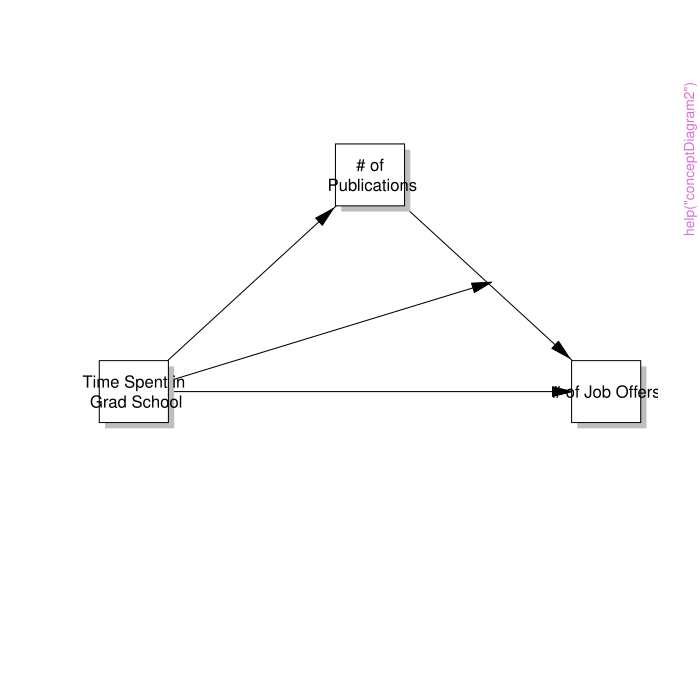

The R source for this figure:
pkgname <- "processR"
source(file.path(R.home("share"), "R", "examples-header.R"))
options(warn = 1)
library('processR')

base::assign(".oldSearch", base::search(), pos = 'CheckExEnv')
base::assign(".old_wd", base::getwd(), pos = 'CheckExEnv')
cleanEx()
nameEx("addCatVars")
### * addCatVars

flush(stderr()); flush(stdout())

### Name: addCatVars
### Title: Add dummy vars to data.frame
### Aliases: addCatVars

### ** Examples

mtcars1=addCatVars(mtcars,c("cyl","carb"))
mtcars1[c(3:5),]
mtcars2=addCatVars(mtcars,c("cyl","carb"),mode=3)
mtcars2[c(3:5),]
protest1=addCatVars(protest,"protest")
head(protest1)
iris1=addCatVars(iris,c("Species"),mode=3)
(iris1[c(1,51,101),])



cleanEx()
nameEx("addCovarEquation")
### * addCovarEquation

flush(stderr()); flush(stdout())

### Name: addCovarEquation
### Title: Add covariates to equation
### Aliases: addCovarEquation

### ** Examples

equation="M ~ X*W\nY ~ a1*M + C1*X"
covar=list(name=c("C1","C2","C3"),label=c("ese","sex","tenure"),site=list(c("M","Y"),"Y","Y"))
grouplabels=list(C1="e")
addCovarEquation(equation,covar=covar)
equation="M1 ~ a11*X\nM2 ~ a12*M"
covar=list(name=c("C1","C2","C3"),label=c("ese","sex","tenure"),site=list(c("M1","Y"),"M2","M2"))
addCovarEquation(equation,covar=covar,multipleMediator=TRUE)
addCovarEquation(equation,covar=covar)



cleanEx()
nameEx("addLabels")
### * addLabels

flush(stderr()); flush(stdout())

### Name: addLabels
### Title: add name to labels
### Aliases: addLabels

### ** Examples

labels=c(X="X",M="M",Y="Y")
addLabels(labels,"W","X")
addLabels(labels,"W","W")



cleanEx()
nameEx("adjustypos")
### * adjustypos

flush(stderr()); flush(stdout())

### Name: adjustypos
### Title: Adjust y position
### Aliases: adjustypos

### ** Examples

ypos=c(0.5,0.9,1,1,2,3)
adjustypos(ypos)
adjustypos(ypos,totalOnly=TRUE)



cleanEx()
nameEx("catMediation")
### * catMediation

flush(stderr()); flush(stdout())

### Name: catMediation
### Title: Make Mediation Equation with one categorical variable
### Aliases: catMediation

### ** Examples

labels=list(X="cyl",M="am",Y="mpg")
moderator=list(name=c("cyl","wt"),site=list(c("a","c"),c("c")))
covar=list(name=c("carb","disp"),label=c("carb","disp"),site=list(c("M","Y"),"Y","Y"))
cat(catMediation(labels=labels,data=mtcars))
cat(catMediation(X="am",Y="mpg",data=mtcars,moderator=moderator,covar=covar,maxylev=6))
cat(catMediation(X="am",Y="mpg",data=mtcars,moderator=moderator,covar=covar))
cat(catMediation(X="cyl",M="am",Y="mpg",data=mtcars))
cat(catMediation(X="cyl",M="am",Y="mpg",data=mtcars,moderator=moderator))
cat(catMediation(X="cyl",M="am",Y="mpg",data=mtcars,moderator=moderator))
cat(catMediation(X="am",M="hp",Y="mpg",data=mtcars,moderator=moderator,maxylev=6))
cat(catMediation(X="hp",M="am",Y="mpg",data=mtcars,maxylev=6))
cat(catMediation(X="am",M="hp",Y="mpg",data=mtcars,moderator=moderator,covar=covar))



cleanEx()
nameEx("changeLabelName")
### * changeLabelName

flush(stderr()); flush(stdout())

### Name: changeLabelName
### Title: Change Label Names
### Aliases: changeLabelName

### ** Examples

labels=list(X="frame:test",Mi="empathy",Y="intervention",W="frame",Z="test")
x=c("skeptic","test","empathy","skeptic:frame:test","D1:frame","frame:test")
changeLabelName(x,labels)
changeLabelName(x,labels,add=TRUE)
x=c("baby","milk","baby:milk")
labels=list(X="baby",M=c("wine","tent","sand"),Y="tile",W="milk")
changeLabelName(x,labels)



cleanEx()
nameEx("checkEqVars")
### * checkEqVars

flush(stderr()); flush(stdout())

### Name: checkEqVars
### Title: Check dependent variables in a equation
### Aliases: checkEqVars

### ** Examples

eq="M2~X+M+X+X*M*W"
checkEqVars(eq)
eq="Y~M+W+M:W+X+W+X:W"
checkEqVars(eq)



cleanEx()
nameEx("checkEquationVars")
### * checkEquationVars

flush(stderr()); flush(stdout())

### Name: checkEquationVars
### Title: Check dependent variables in equations
### Aliases: checkEquationVars

### ** Examples

equation="M1~X*M*W+W*Z\nM2~X+M1+X"
checkEquationVars(equation)



cleanEx()
nameEx("compareMC")
### * compareMC

flush(stderr()); flush(stdout())

### Name: compareMC
### Title: Compare effects of mean-centering and standardization of model
### Aliases: compareMC

### ** Examples

fit=lm(govact~negemot*age,data=glbwarm)
compareMC(fit)
compareMC(fit,mode=2)



cleanEx()
nameEx("compareVIF")
### * compareVIF

flush(stderr()); flush(stdout())

### Name: compareVIF
### Title: Compare correlation, tolerance, vif of mean-centered and
###   standardized models
### Aliases: compareVIF

### ** Examples

fit=lm(govact~negemot*age,data=glbwarm)
compareVIF(fit)



cleanEx()
nameEx("compareVIFTable")
### * compareVIFTable

flush(stderr()); flush(stdout())

### Name: compareVIFTable
### Title: Make table comparing correlation, tolerance, vif of
###   mean-centered and standardized models
### Aliases: compareVIFTable

### ** Examples

fit=lm(govact~negemot*age,data=glbwarm)
compareVIFTable(fit)
compareVIFTable(fit,vanilla=FALSE)



cleanEx()
nameEx("conceptDiagram2")
### * conceptDiagram2

flush(stderr()); flush(stdout())

### Name: conceptDiagram2
### Title: Make concept Diagram
### Aliases: conceptDiagram2

### ** Examples

labels=list(X="Time Spent in\n Grad School", M="# of\n Publications", Y="# of Job Offers")
conceptDiagram2(xb=TRUE,labels=labels)
moderator=list(name="Z1",label="Time Spent\n with Alex",pos=3,
    site=list(c("a","b","c")),latent=FALSE)
conceptDiagram2(moderator=moderator,labels=labels)
moderator=list(name=c("Z1","Z2"),label=c("Time Spent\n with Alex","Z2label"),pos=c(3,3),
    site=list(c("a","b","c"),c("b","c")),latent=c(FALSE,FALSE))
conceptDiagram2(moderator=moderator,labels=labels,yinterval=0.4)
covar=list(name=c("C1","C2"),label=c("sex","tenure"),site=list(c("Y"),c("Y")))
conceptDiagram2(M=NULL,moderator=list(name="M",pos=4,site=list("c"),latent=FALSE),covar=covar)
conceptDiagram2(covar=covar)



cleanEx()
nameEx("condPlot")
### * condPlot

flush(stderr()); flush(stdout())

### Name: condPlot
### Title: Draw conditional effect plot
### Aliases: condPlot

### ** Examples

fit=lm(justify~frame*skeptic,data=disaster)
condPlot(fit,rangemode=2,xpos=0.7,labels=c("Climate change(X=1)","Natural causes(X=0)"))



cleanEx()
nameEx("condPlot2")
### * condPlot2

flush(stderr()); flush(stdout())

### Name: condPlot2
### Title: Draw conditional plot for moderated moderation
### Aliases: condPlot2

### ** Examples

fit=lm(govact~negemot*sex*age+posemot+ideology,data=glbwarm)
condPlot2(fit)



cleanEx()
nameEx("condPlotCat")
### * condPlotCat

flush(stderr()); flush(stdout())

### Name: condPlotCat
### Title: Make conditional effect plot with data including a categorical
###   variable
### Aliases: condPlotCat

### ** Examples




cleanEx()
nameEx("condPlotCat2")
### * condPlotCat2

flush(stderr()); flush(stdout())

### Name: condPlotCat2
### Title: Draw direct and indirect effect plot
### Aliases: condPlotCat2

### ** Examples

library(lavaan)
labels=list(X="protest",W="sexism",M="respappr",Y="liking")
moderator=list(name="sexism",site=list(c("a","c")))
data1=addCatVars(protest,"protest",mode=3)
catlabels=c("Indirect: Protest\n   vs. No Protest",
      "Indirect: Collective\n       vs. Individual",
      "Direct: Protest\n vs. No Protest",
      "Direct: Collective\n      vs. Individual")
model=catMediation(X="protest",M="respappr",Y="liking",moderator=moderator,
       data=data1,maxylev=6,rangemode = 2)
semfit=sem(model=model,data=data1)
condPlotCat2(labels=labels,data=data1,semfit=semfit,catlabels=catlabels,
       xpos=c(0.7,0.3,0.3,0.7),add.point=TRUE)



cleanEx()
nameEx("densityPlot")
### * densityPlot

flush(stderr()); flush(stdout())

### Name: densityPlot
### Title: Draw Smoothed Kernel density plot
### Aliases: densityPlot

### ** Examples

require(lavaan)
labels=list(X="cond",M="pmi",Y="reaction")
model=tripleEquation(labels=labels)



cleanEx()
nameEx("divideEquation")
### * divideEquation

flush(stderr()); flush(stdout())

### Name: divideEquation
### Title: divide equation
### Aliases: divideEquation

### ** Examples

equation="(a1+a3*W)*(b)"
divideEquation(equation)



cleanEx()
nameEx("drawCatModel")
### * drawCatModel

flush(stderr()); flush(stdout())

### Name: drawCatModel
### Title: Draw statistical diagram including categorical X
### Aliases: drawCatModel

### ** Examples

drawCatModel(xcount=4)
drawCatModel(M="M",box.col="yellow")
drawCatModel(W="W",xlim=c(-0.08,1),ylim=c(0.13,0.95),ypos=c(1,0.55))
drawCatModel(M="M",W="W",xlim=c(-0.08,1),ylim=c(0.13,0.95),ypos=c(1,0.55))
drawCatModel(xcount=4,M="M",W="W",xlim=c(-0.08,1),ylim=c(0.13,0.95),ypos=c(1,0.55))



cleanEx()
nameEx("drawConcept")
### * drawConcept

flush(stderr()); flush(stdout())

### Name: drawConcept
### Title: Draw Concept Diagram
### Aliases: drawConcept

### ** Examples

labels=list(X="estress",M="affect",Y="withdraw")
vars=list(name=list(c("tenure","age")),site=list(c("a","b")))
moderator=list(name=c("age","sex"),site=list(c("c"),c("b","c")),pos=c(1,2),
     arr.pos=list(c(0.3),c(0.3,0.7)))
drawConcept(labels=labels)
drawConcept(labels=labels,vars=vars,drawbox=TRUE)
drawConcept(labels=labels,moderator=moderator,drawbox=TRUE)
drawConcept(labels=labels,vars=vars,moderator=moderator,drawbox=TRUE)
labels=list(X="X",M=c("M1","M2","M3"),Y="Y")
drawConcept(labels=labels,serial=TRUE)
drawConcept(labels=labels,parallel=TRUE,bmatrix=c(1,1,0,1,0,0,1,1,1,1))
drawConcept(labels=labels,parallel2=TRUE,bmatrix=c(1,1,0,1,0,0,1,1,1,1))
labels=list(X="baby",M=c("wine","tent","sand"),Y="tile")
bmatrix=c(1,1,0,1,0,0,1,1,1,1)
drawConcept(labels=labels,parallel=TRUE,bmatrix=bmatrix)
moderator=list(name=c("milk","hair"),
  matrix=list(c(1,1,0,1,0,0,0,0,0,0),c(0,0,0,0,0,0,0,1,0,0)))
drawConcept(labels=labels,parallel=TRUE,bmatrix=bmatrix,moderator=moderator)
bmatrix=c(1,1,0,0,1,1,1,1,0,1)
moderator=list(name=c("milk","hair"),
            matrix=list(c(1,0,0,0,1,0,1,0,0,0),c(1,1,0,0,0,0,0,0,0,0)),
            pos=c(1,4))
node.pos=list(X=c(0,0.5),M1=c(0.3,0.9),M2=c(0.3,0.1),M3=c(0.7,0.9),
Y=c(1,0.5),W1=c(0.7,0.1),W2=c(0,0.9))
drawConcept(labels=labels,bmatrix=bmatrix,moderator=moderator,node.pos=node.pos)
labels=list(X="baby",M=c("wine","tent","sand"),Y="tile")
vars=list(name=list(c("milk","hair")),matrix=list(c(1,0,0,0,0,0,1,0,0,0)),pos=2)
bmatrix=c(1,1,0,1,0,0,1,1,1,1)
drawConcept(labels=labels,parallel=TRUE,bmatrix=bmatrix,vars=vars)
labels=list(X="X",M=c("M1","M2"),Y="Y")
vars=list(name=list(c("W","Z")),matrix=list(c(0,0,1,0,0,0)),pos=6)
bmatrix=c(1,1,1,1,1,1)
drawConcept(labels=labels,bmatrix=bmatrix,vars=vars,palette="Set3")
labels=list(X="X",M="M",Y="Y")
vars=list(name=list(c("W","Z")),site=list(c("a","c")),arr.pos=list(c(0.7,0.3)))
moderator=list(name=c("V","Q"),site=list(c("b","c"),c("c")),
   pos=c(2,5),arr.pos=list(c(0.3,0.7),0.5))
drawConcept(labels=labels,vars=vars,moderator=moderator,nodemode=2)



cleanEx()
nameEx("drawModel")
### * drawModel

flush(stderr()); flush(stdout())

### Name: drawModel
### Title: Draw statistical diagram with an object of class lavaan or a
###   list of class lm
### Aliases: drawModel

### ** Examples

library(lavaan)
labels=list(X="frame",Y="donate")
drawModel(labels=labels)
drawModel(labels=labels,arrowslabels=list(c="c"))
labels=list(X="frame",W="skeptic",M="justify",Y="donate")
moderator=list(name="skeptic",site=list(c("a","c")))
model=tripleEquation(labels=labels,moderator=moderator,data=disaster)
semfit=sem(model=model,data=disaster)
drawModel(semfit,labels=labels,interactionFirst=TRUE)
labels=list(X="protest",W="sexism",M="respappr",Y="liking")
moderator=list(name="sexism",site=list(c("a","c")))
data1=addCatVars(protest,"protest",mode=3)
model=catMediation(X="protest",M="respappr",Y="liking",moderator=moderator,data=protest,maxylev=6)
semfit=sem(model,data=data1)
nodelabels=list(D1="Ind.Protest",D2="Col.Protest",W="sexism",M="respappr",Y="liking")
drawModel(semfit,labels=labels,nodelabels=nodelabels,whatLabel="name",
       xlim=c(-0.4,1.3))
drawModel(semfit,labels=labels)
labels=list(X="cyl",M=c("am","wt","hp"),Y="mpg",W="vs")
moderator=list(name=c("vs"),site=list(c("a1","b1")))
model=multipleMediation(labels=labels,moderator=moderator,data=mtcars)
semfit=sem(model=model,data=mtcars)
drawModel(semfit,labels=labels,maxypos=0.5)
labels=list(X="X",M=c("M1","M2","M3"),Y="Y")
nodelabels=c(X="Intervention\n(vs.control)",
   M=c("Restrained\nEating","Emotional\nEating","Perceived\nBarriers to\nExercise"),Y="Weight Loss")
drawModel(labels=labels,nodelabels=nodelabels,whatLabel="none",parallel=TRUE,
ylim=c(-0.3,1.2),label.pos=2)
labels=list(X="X",M=c("M1","M2","Mk-1","Mk"),Y="Y")
drawModel(labels=labels,parallel=TRUE,kmediator=TRUE,nodemode=2,
    arrow.pos=list(c=0.4),serial=FALSE,radx=0.08)
labels=list(X="cond",M=c("import","pmi"),Y="reaction")
drawModel(labels=labels,parallel=TRUE)
drawModel(labels=labels,parallel=TRUE,serial=TRUE)
model=multipleMediation(labels=labels,data=pmi,serial=TRUE)
model=multipleMediation(labels=labels,data=pmi)
cat(model)
semfit=sem(model=model,data=pmi)
drawModel(semfit,labels=labels,parallel=TRUE)
drawModel(semfit,labels=labels,whatLabel="est",parallel=TRUE)
labels=list(X="X",M=c("M1","M2"),Y="Y")
drawModel(labels=labels,serial=TRUE,nodemode=4)
labels=list(X="X",M=c("M1","M2","M3"),Y="Y")
drawModel(labels=labels,serial=TRUE)
equation='M1~X
M2~X+M1
M3~X+M1
Y~X+M1+M2+M3'
node.pos=list(X=c(0,0.5),M1=c(0.5,0.5),M2=c(0.75,0.9),M3=c(0.75,0.1),Y=c(1,0.5))
curved.arrow=list(a2=-0.1,a3=0.1,c=-0.15)
drawModel(equation=equation,nodemode=2,node.pos=node.pos,curved.arrow=curved.arrow)
equation='M1~X
M2~X
M3~X
M4~X+M1+M2+M3
Y~X+M1+M2+M3+M4'
node.pos=list(X=c(0,0.5),M1=c(0.35,0.9),M2=c(0.35,0.5),M3=c(0.35,0.1),M4=c(0.7,0.5),Y=c(1,0.5))
curved.arrow=list(a4=0.15,b2=0.15)
segment.arrow=list(c=0.5)
drawModel(equation=equation,nodemode=2,node.pos=node.pos,radx=0.08,curved.arrow=curved.arrow,
segment.arrow=segment.arrow)
labels=list(X="baby",M="wine",Y="tile")
moderator=list(name=c("milk"),site=list("a"))
covar=list(name=c("milk","tent","sand"),site=list(c("Y"),c("M","Y"),c("M","Y")))
drawModel(labels=labels,moderator=moderator,covar=covar,palette="Set3")



cleanEx()
nameEx("eq2var")
### * eq2var

flush(stderr()); flush(stdout())

### Name: eq2var
### Title: make data.frame with equation
### Aliases: eq2var

### ** Examples

labels=list(X="frame",M="justify",Y="donate",W="skeptic")
eq="donate~justify+frame+skeptic+frame:skeptic"
eq2var(eq,labels=labels)
eq="Y~M+W+M:W+X+X:W"
labels=list(X="X",M="M",Y="Y")
eq2var(eq,labels=labels)
eq="wine~baby+milk+baby:milk"
labels=list(X="baby",M=c("wine","tent","sand"),Y="tile",W="milk")
eq2var(eq,labels=labels)
eq="M3~X"
eq="Y~M1+M2+X"
labels=list(X="X",M=c("M1","M2"),Y="Y")
eq2var(eq,labels=labels)



cleanEx()
nameEx("equations2var")
### * equations2var

flush(stderr()); flush(stdout())

### Name: equations2var
### Title: make data.frame with equation
### Aliases: equations2var

### ** Examples

labels=list(X="frame",M="justify",Y="donate",W="skeptic")
moderator=list(name="skeptic",site=list(c("a","c")))
eq=multipleMediation(labels=labels,moderator=moderator,mode=1)
covar=list(name=c("C1","C2","C3"),site=list(c("M","Y"),c("M","Y"),c("M","Y")))
eq=multipleMediation(labels=labels,covar=covar,mode=1)
equations2var(eq,labels=labels)



cleanEx()
nameEx("extractIMM")
### * extractIMM

flush(stderr()); flush(stdout())

### Name: extractIMM
### Title: extract index of moderated mediation from string
### Aliases: extractIMM

### ** Examples

string="(a1+a3*age.mean)*(b1+b3*age.mean)"
string="(a1+a3*skeptic.mean)*(b1+b2*skeptic.mean+b4*Z.mean)"
string="(a1+a3*age.mean)*(b)"
string="(a1+a3*4.12)*(b)"
string="(a)*(b)"
extractIMM(string)



cleanEx()
nameEx("extractModerator")
### * extractModerator

flush(stderr()); flush(stdout())

### Name: extractModerator
### Title: Extract name of moderator from string
### Aliases: extractModerator

### ** Examples

string="(a1+a3*age.mean)*(b1+b3*age.mean)"
string="(a1+a3*age.mean)*(b)"
string="(a1+a3*4.12)*(b)"
string="(a)*(b)"
extractNumber(string)
extractModerator(string)



cleanEx()
nameEx("findName")
### * findName

flush(stderr()); flush(stdout())

### Name: findName
### Title: convert name with list
### Aliases: findName

### ** Examples

labels=list(X="wt",M="am",Y="mpg");name="MiX"
nodeslabels=list(X="weight",M="automatic",Y="milepergallon")
findName(labels=labels,nodeslabels=nodeslabels,name="MiX")
findName(labels=labels,name="MiX")
findName(labels=labels,nodeslabels=nodeslabels,name="M")
labels=list(X="GDPpp",M="Illit",Y="LifeEx")
nodeslabels=list(X="GDP\nper inhabitant",M="Illiteracy Rate",Y="Mean Life\nExpectation")
findName(labels=labels,name="Mi")
findName(labels=labels,nodeslabels=nodeslabels,name="Mi")
labels=list(X="GDPpp",Mi="Illit",Y="LifeEx")
nodeslabels=list(X="GDP\nper inhabitant",Mi="Illiteracy Rate",Y="Mean Life\nExpectation")
findName(labels=labels,name="M")
findName(labels=labels,nodeslabels=nodeslabels,name="M")
labels=list(X="cond",M=c("import","pmi"),Y="reaction")
findName(labels=labels,name="M1")



cleanEx()
nameEx("findNames")
### * findNames

flush(stderr()); flush(stdout())

### Name: findNames
### Title: convert a vector of names with list
### Aliases: findNames

### ** Examples

labels=list(X="wt",Mi="am",Y="mpg");names=c("X","MiX","Y")
findNames(labels,names=names)



cleanEx()
nameEx("fit2table")
### * fit2table

flush(stderr()); flush(stdout())

### Name: fit2table
### Title: Make estimateTable with a list of lm object
### Aliases: fit2table

### ** Examples

labels=list(X="frame",M="justify",Y="donate",W="skeptic")
moderator=list(name="skeptic",site=list(c("a","c")))
eq=tripleEquation(labels=labels,moderator=moderator,data=disaster,mode=1)
fit=eq2fit(eq,data=disaster)
fit2table(fit=fit,labels=labels)



cleanEx()
nameEx("fit2vif")
### * fit2vif

flush(stderr()); flush(stdout())

### Name: fit2vif
### Title: Summarizing correlation, tolerance and variance inflation
###   factors of a model
### Aliases: fit2vif

### ** Examples

fit=lm(govact~negemot*age,data=glbwarm)
fit2vif(fit)



cleanEx()
nameEx("get2ndIndirect")
### * get2ndIndirect

flush(stderr()); flush(stdout())

### Name: get2ndIndirect
### Title: get2ndIndirect effect
### Aliases: get2ndIndirect

### ** Examples

get2ndIndirect(X="X",M=c("M1","M2","M3"))



cleanEx()
nameEx("getBootData")
### * getBootData

flush(stderr()); flush(stdout())

### Name: getBootData
### Title: Get bootstrapped values
### Aliases: getBootData

### ** Examples

require(lavaan)
labels=list(X="cond",M="pmi",Y="reaction")
model=tripleEquation(labels=labels)



cleanEx()
nameEx("getCatSlopeDf")
### * getCatSlopeDf

flush(stderr()); flush(stdout())

### Name: getCatSlopeDf
### Title: Make data summarizing regression slopes and intercepts
### Aliases: getCatSlopeDf

### ** Examples

labels=list(X="protest",W="sexism",M="respappr",Y="liking")
getCatSlopeDf(labels=labels,yvar="M",data=protest,mode=3)
getCatSlopeDf(labels=labels,yvar="M",data=protest,mode=1)



cleanEx()
nameEx("getCoef")
### * getCoef

flush(stderr()); flush(stdout())

### Name: getCoef
### Title: Get coef summary table
### Aliases: getCoef

### ** Examples

fit=lm(mpg~hp*wt+am,data=mtcars)
getCoef(fit)



cleanEx()
nameEx("getHelmert")
### * getHelmert

flush(stderr()); flush(stdout())

### Name: getHelmert
### Title: Get Helmert Coding of column j of group with length of unique
###   values (count-1)
### Aliases: getHelmert

### ** Examples

x=c(1:4,4:2,2,3,5)
getHelmert(x,1)
getHelmert(mtcars$cyl,1)



cleanEx()
nameEx("getInfo")
### * getInfo

flush(stderr()); flush(stdout())

### Name: getInfo
### Title: Get information of a model
### Aliases: getInfo

### ** Examples

fit=lm(mpg~wt*hp,data=mtcars)
getInfo(fit)



cleanEx()
nameEx("getRatioTable")
### * getRatioTable

flush(stderr()); flush(stdout())

### Name: getRatioTable
### Title: Get coding table for dummy variables
### Aliases: getRatioTable

### ** Examples

getRatioTable(count=3)
getRatioTable(count=4,mode=3)



cleanEx()
nameEx("getYhat")
### * getYhat

flush(stderr()); flush(stdout())

### Name: getYhat
### Title: Get predicted value from object of class "lm"
### Aliases: getYhat

### ** Examples

iris1=addCatVars(iris,c("Species"))
iris3=addCatVars(iris,c("Species"),mode=3)
fit1=lm(Sepal.Length~Sepal.Width+D1+D2,data=iris1)
getYhat(fit1)
fit1=lm(Sepal.Length~D2*Sepal.Width+Sepal.Width*D1+Petal.Width,data=iris1)
getYhat(fit1)
fit3=lm(Sepal.Length~D2*Sepal.Width+Sepal.Width*D1+Petal.Width*D1+Petal.Width*D2,data=iris3)
getYhat(fit3,mode=3)



cleanEx()
nameEx("getYhat1")
### * getYhat1

flush(stderr()); flush(stdout())

### Name: getYhat1
### Title: Get Yhat value from simple mediation
### Aliases: getYhat1

### ** Examples

data=protest
labels=list(X="protest",M="respappr",Y="liking")
getYhat1(data=protest,labels=labels)



cleanEx()
nameEx("interactStr")
### * interactStr

flush(stderr()); flush(stdout())

### Name: interactStr
### Title: make interaction equation
### Aliases: interactStr

### ** Examples

interactStr(LETTERS[1])
interactStr(LETTERS[1:3])
interactStr(LETTERS[1:3],skip=TRUE)



cleanEx()
nameEx("jnPlot")
### * jnPlot

flush(stderr()); flush(stdout())

### Name: jnPlot
### Title: Draw johnson_neyman plot
### Aliases: jnPlot

### ** Examples

fit=lm(mpg~hp*wt,data=mtcars)
jnPlot(fit)



cleanEx()
nameEx("label2name")
### * label2name

flush(stderr()); flush(stdout())

### Name: label2name
### Title: Change label into name
### Aliases: label2name

### ** Examples

label="X:W:Z"
labels=list(X="dep",W="mod",Z="mod2")
label2name(label,labels)



cleanEx()
nameEx("labels2table")
### * labels2table

flush(stderr()); flush(stdout())

### Name: labels2table
### Title: Make table with labels
### Aliases: labels2table

### ** Examples

labels=list(X="frame",M="justify",Y="donate",W="skeptic")
moderator=list(name="skeptic",site=list(c("a","c")))
covar=list(name=c("C1","C2","C3"),site=list(c("M","Y"),c("M","Y"),c("M","Y")))
labels=list(X="X",M=c("M1","M2","M3"),Y="Y")
labels=list(X="X",M=c("M1","M2"),Y="Y")
moderator=list();serial=FALSE;eq=NULL
labels2table(labels)
labels2table(labels,serial=FALSE)
labels2table(labels,covar=covar)
labels2table(labels,moderator=moderator)
labels=list(X="X",M="M",Y="Y")
moderator=list(name=c("W"),site=list(c("b","c")))
labels2table(labels,moderator=moderator)
labels=list(X="baby",M="wine",Y="tile")
moderator=list(name=c("milk"),site=list("a"))
covar=list(name=c("milk","tent","sand"),site=list(c("Y"),c("M","Y"),c("M","Y")))
labels2table(labels,moderator=moderator,covar=covar,serial=FALSE)



cleanEx()
nameEx("makeAnovaDf")
### * makeAnovaDf

flush(stderr()); flush(stdout())

### Name: makeAnovaDf
### Title: Make data summarizing ANOVA results
### Aliases: makeAnovaDf

### ** Examples

labels=list(X="protest",W="sexism",M="respappr",Y="liking")
makeAnovaDf(labels=labels,data=protest,total=TRUE,mode=3)



cleanEx()
nameEx("makeCEDf")
### * makeCEDf

flush(stderr()); flush(stdout())

### Name: makeCEDf
### Title: Make data summarizing conditional effects
### Aliases: makeCEDf

### ** Examples

labels=list(X="protest",W="sexism",M="respappr",Y="liking")
data1=addCatVars(protest,varnames="protest",mode=1)
makeCEDf(labels=labels,data=protest,mode=1)



cleanEx()
nameEx("makeCatEquation")
### * makeCatEquation

flush(stderr()); flush(stdout())

### Name: makeCatEquation
### Title: Make equation for sem and lm for categorical variables
### Aliases: makeCatEquation

### ** Examples

makeCatEquation(X="wt",Y="mpg",data=mtcars)
makeCatEquation(X="wt",Y="mpg",W="cyl",data=mtcars)
makeCatEquation(X="wt",Y="mpg",W=c("cyl","hp"),data=mtcars)
grouplabels=list(carb="f")
makeCatEquation(X="carb",Y="mpg",W=c("cyl","hp"),data=mtcars,maxylev=6)
makeCatEquation(X="carb",Y="mpg",W=c("cyl","hp"),data=mtcars)
cat(makeCatEquation(X="wt",Y="carb",W=c("am","hp"),data=mtcars,maxylev=6,grouplabels=grouplabels))



cleanEx()
nameEx("makeCatEquation2")
### * makeCatEquation2

flush(stderr()); flush(stdout())

### Name: makeCatEquation2
### Title: Make equation for sem and lm for multiple X or multiple Y
### Aliases: makeCatEquation2

### ** Examples

makeCatEquation2(X="wt",Y="mpg")
makeCatEquation2(X="wt",Y="mpg",W="cyl")
makeCatEquation2(X="wt",Y=c("cyl","am"),prefix="a")
makeCatEquation2(X="wt",Y=c("hp","vs"),W="cyl",prefix="a")
makeCatEquation2(X="wt",Y=c("hp","vs"),W=c("cyl","am"),prefix="a",pos=list(1,2))
makeCatEquation2(X="wt",Y=c("hp","vs"),W=c("cyl"),prefix="a",pos=list(1))
makeCatEquation2(X="wt",Y=c("hp","vs"),W=c("cyl"),prefix="a",pos=list(c(1,2)))
makeCatEquation2(X=c("hp","vs"),Y="mpg",W=c("cyl"),prefix="b",pos=list(c(1)))
makeCatEquation2(X=c("hp","vs"),Y="mpg",W=c("cyl"),prefix="b")
makeCatEquation2(X=c("hp","vs"),Y="mpg",W=c("cyl"),prefix="b",pos=list(c(1,2)))
cat(makeCatEquation2(X="wt",Y="carb",W=c("am","hp")))
cat(makeCatEquation2(X="X",Y=c("M1","M2","M3"),W=NULL,prefix="a",serial=TRUE))
cat(makeCatEquation2(X="X",Y=c("M1","M2","M3"),W=NULL,prefix="a"))
cat(makeCatEquation2(X="X",Y=c("M1","M2"),prefix="a",mode=1,serial=TRUE))



cleanEx()
nameEx("makeCatEquation3")
### * makeCatEquation3

flush(stderr()); flush(stdout())

### Name: makeCatEquation3
### Title: Make equation for sem and lm for multiple X or multiple Y
### Aliases: makeCatEquation3

### ** Examples

cat(makeCatEquation3(X="X",Y=c("M1","M2","M3"),prefix="a",bmatrix=c(1,1,0,1,0,0,1,1,1,1)))
cat(makeCatEquation3(X="X",Y=c("M1","M2","M3"),prefix="a",bmatrix=c(1,1,0,1,0,1,1,1,1,1)))
cat(makeCatEquation3(X="X",Y=c("M1","M2","M3"),prefix="a",bmatrix=c(1,1,0,1,1,0,1,1,1,1)))
cat(makeCatEquation3(X="X",Y=c("M1","M2","M3"),prefix="a",bmatrix=c(1,1,1,1,1,1,1,1,1,1)))
cat(makeCatEquation3(X=c("M1","M2","M3"),Y="Y",prefix="a",bmatrix=c(1,1,1,1,1,1,1,1,1,1),depy=TRUE))
cat(makeCatEquation3(X="X",Y="Y",prefix="a",bmatrix=c(1,1,1,1,1,1,1,1,1,1),depy=TRUE,depx=TRUE))
cat(makeCatEquation3(X="X",Y="Y",prefix="a",bmatrix=c(1,1,1,1,1,1,0,1,1,1),depy=TRUE,depx=TRUE))
cat(makeCatEquation3(X=c("M1","M2"),Y="Y",prefix="a",bmatrix=c(1,1,1,1,0,1),depy=TRUE))
cat(makeCatEquation3(X=c("M1","M2"),Y="Y",prefix="a",bmatrix=c(1,1,1,1,1,0),depy=TRUE))
cat(makeCatEquation3(X="X",Y=c("M1","M2"),prefix="a",bmatrix=c(1,1,1,0,0,1),depy=FALSE))
cat(makeCatEquation3(X="X",Y=c("M1","M2"),W="W",prefix="a",bmatrix=c(1,1,1,1,1,1),depy=FALSE,
  moderator=list(name="W",matrix=list(c(0,0,1,0,0,0)))))
cat(makeCatEquation3(X=c("M1","M2"),Y="Y",prefix="a",bmatrix=c(1,1,1,1,0,1),depy=TRUE))
cat(makeCatEquation3(X=c("M1","M2"),Y="Y",W="W",pos=list(c(1,2)),prefix="a",
  bmatrix=c(1,1,1,1,0,1),depy=TRUE))
cat(makeCatEquation3(X=c("M1","M2"),Y="Y",W="W",
  moderator=list(name="W",matrix=list(c(0,0,0,0,1,1))),bmatrix=c(1,1,1,1,1,1),depy=TRUE))
vars=list(name=list(c("W","Z")),matrix=list(c(0,0,1,0,0,0)))
cat(makeCatEquation3(X="X",Y=c("M1","M2"),bmatrix=c(1,1,1,1,1,0),vars=vars,depy=FALSE,depx=TRUE))



cleanEx()
nameEx("makeCatModel")
### * makeCatModel

flush(stderr()); flush(stdout())

### Name: makeCatModel
### Title: Make simple regression model with one categorical variable
### Aliases: makeCatModel

### ** Examples

labels=list(X="protest",W="sexism",M="respappr",Y="liking")
data1=addCatVars(protest,"protest")
makeCatModel(labels=labels,data=data1)



cleanEx()
nameEx("makeEquation")
### * makeEquation

flush(stderr()); flush(stdout())

### Name: makeEquation
### Title: Make mediation equations 3
### Aliases: makeEquation

### ** Examples

X="X";M=c("M1","M2","M3");Y=c("Y1","Y2");add2ndMediation=TRUE
covar=list(name=c("C1","C2","C3"),label=c("ese","sex","tenure"),site=list(c("M1","Y1"),"Y2","Y2"))
cat(makeEquation(X,M,Y,covar=covar))



cleanEx()
nameEx("makeIndirectEquation")
### * makeIndirectEquation

flush(stderr()); flush(stdout())

### Name: makeIndirectEquation
### Title: Make indirect equation
### Aliases: makeIndirectEquation

### ** Examples

X="negemot";M="ideology"
temp1=c("a1*negemot","a2*sex","a4*negemot*sex","a5*negemot*age","a6*sex*age")
temp2="b1*ideology"
temp3="c1*negemot"
moderatorNames=c("age","sex")
X= "hp";M= "am"
temp1= c("a1*hp","a2*wt","a3*hp:wt")
temp2= "b1*am"
temp3= c("c1*hp","c2*wt","c3*hp:wt")
#moderatorNames=c("wt")
#X= c("d1","d2");M="am"
#temp1=c("a1*d1","a2*d2","a3*wt","a4*d1:wt","a5*d2:wt")
#temp2="b1*am"
#temp3=c("c1*d1","c2*d2","c3*wt","c4*d1:wt","c5*d2:wt")
cat(makeIndirectEquation(X,M,temp1,temp2,temp3,moderatorNames))
cat(makeIndirectEquation(X,M,temp1,temp2,temp3,moderatorNames,range=TRUE))
X="wt";M=NULL;temp1=NULL;temp2=NULL;temp3=c("c1*wt","c2*hp","c3*wt:hp");
moderatorNames="hp";range=TRUE;rangemode=1;probs=c(0.16,0.5,0.84)
cat(makeIndirectEquation(X,M,temp1,temp2,temp3,moderatorNames,range=TRUE))
X="frame:skeptic"; M="justify";temp1="a1*frame:skeptic";
temp2="b1*justify";temp3="c1*frame:skeptic";moderatorNames=NULL
range=TRUE;rangemode=1



cleanEx()
nameEx("matrix2df")
### * matrix2df

flush(stderr()); flush(stdout())

### Name: matrix2df
### Title: Make data.frame with matrix
### Aliases: matrix2df

### ** Examples

labels=list(X="indep",M=c("med1","med2"),Y="dep")
matrix2df(c(1,1,1,0,0,1),labels=labels)



cleanEx()
nameEx("matrix2no")
### * matrix2no

flush(stderr()); flush(stdout())

### Name: matrix2no
### Title: Calculate the dimension of matrix
### Aliases: matrix2no

### ** Examples

matrix2no(c(1,1,1,0,0,1))



cleanEx()
nameEx("matrixPlot")
### * matrixPlot

flush(stderr()); flush(stdout())

### Name: matrixPlot
### Title: Draw matrix plot
### Aliases: matrixPlot

### ** Examples

matrixPlot(c(1,1,1))
labels=list(X="X",M=c("M1","M2"),Y="Y")
bmatrix=c(1,1,1,0,0,1)
eq=multipleMediation(labels=labels,bmatrix=bmatrix,mode=1)
drawModel(equation=eq,labels=labels,nodemode=2)
matrixPlot(bmatrix)
bmatrix=c(1,1,0,1,0,0,1,1,1,1)
matrixPlot(c(1,1,0,1,0,0,1,1,1,1))
labels=list(X="X",M=c("M1","M2","M3"),Y="Y")
eq=multipleMediation(labels=labels,bmatrix=bmatrix,mode=1)
drawModel(equation=eq,labels=labels,parallel=TRUE,nodemode=2)
labels=list(X="indep",M=c("med1","med2"),Y="dep")
matrixPlot(c(1,1,1,0,0,1),labels=labels)



cleanEx()
nameEx("meanCentering")
### * meanCentering

flush(stderr()); flush(stdout())

### Name: meanCentering
### Title: Perform mean centering
### Aliases: meanCentering

### ** Examples

library(processR)
newData=meanCentering(education,colnames(education)[1:3])



cleanEx()
nameEx("meanSummary")
### * meanSummary

flush(stderr()); flush(stdout())

### Name: meanSummary
### Title: Make mean summary table
### Aliases: meanSummary

### ** Examples

labels=list(X="cond",Y="reaction",M="pmi")
xlabels=c("Front Page","Interior Page")
meanSummary(data=pmi,labels=labels,xlabels=xlabels)
labels=list(X="frame",Y="justify",W="skeptic")
xlabels=c("Natural causes condition","Climate change condition")
meanSummary(data=disaster,labels=labels,xlabels=xlabels)
labels=list(X="protest",Y="liking",M="respappr")
meanSummary(data=protest,labels=labels)
meanSummary(data=protest,labels=labels,maxylev=2)



cleanEx()
nameEx("meanSummaryTable")
### * meanSummaryTable

flush(stderr()); flush(stdout())

### Name: meanSummaryTable
### Title: Make mean summary table
### Aliases: meanSummaryTable

### ** Examples

labels=list(X="cond",Y="reaction",M="pmi")
xlabels=c("Front Page","Interior Page")
meanSummaryTable(data=pmi,labels=labels,xlabels=xlabels)
labels=list(X="frame",Y="justify",W="skeptic")
xlabels=c("Natural causes condition","Climate change condition")
meanSummaryTable(data=disaster,labels=labels,xlabels=xlabels)



cleanEx()
nameEx("medSummary")
### * medSummary

flush(stderr()); flush(stdout())

### Name: medSummary
### Title: Summarize the mediation effects
### Aliases: medSummary

### ** Examples

library(lavaan)
labels=list(X="cond",M="pmi",Y="reaction")
model=tripleEquation(labels=labels)



cleanEx()
nameEx("mediationBK")
### * mediationBK

flush(stderr()); flush(stdout())

### Name: mediationBK
### Title: Perform mediation analysis by Baron and Kenny Method
### Aliases: mediationBK

### ** Examples

labels=list(X="cond",M="pmi",Y="reaction")
result=mediationBK(labels=labels,data=pmi,silent=FALSE)
result



cleanEx()
nameEx("modSummary")
### * modSummary

flush(stderr()); flush(stdout())

### Name: modSummary
### Title: Make moderation effect summary
### Aliases: modSummary

### ** Examples

require(lavaan)
labels=list(X="frame",W="skeptic",M="justify",Y="donate")
moderator=list(name='skeptic',site=list(c("a")))
model=tripleEquation(labels=labels,moderator=moderator,data=disaster,rangemode=2)
cat(model)



cleanEx()
nameEx("modSummary2")
### * modSummary2

flush(stderr()); flush(stdout())

### Name: modSummary2
### Title: Make table summarizing moderation effect
### Aliases: modSummary2

### ** Examples

labels=list(X="negemot",W="sex",Z="age",Y="govact",C1="posemot",C2="ideology")
fit=lm(govact~negemot*sex+negemot*age+posemot+ideology,data=glbwarm)
modSummary2(fit,rangemode=2,mod2.values=c(30,50,70),summarymode=2)
modSummary2(fit,mod2.values=c(30,50,70),summarymode=1,labels=labels)
labels=list(X="frame",W="skeptic",Y="justify")
fit=lm(justify~frame*skeptic,data=disaster)
modSummary2(fit,labels=labels)



cleanEx()
nameEx("modSummary2Table")
### * modSummary2Table

flush(stderr()); flush(stdout())

### Name: modSummary2Table
### Title: Make flextable summarizing moderation effect
### Aliases: modSummary2Table

### ** Examples

fit=lm(govact~negemot*sex+negemot*age+posemot+ideology,data=glbwarm)
modSummary2Table(fit)



cleanEx()
nameEx("modSummary3")
### * modSummary3

flush(stderr()); flush(stdout())

### Name: modSummary3
### Title: Summary of moderation effect
### Aliases: modSummary3

### ** Examples

fit=lm(govact~negemot*sex+negemot*age+posemot+ideology,data=glbwarm)
modSummary3(fit,mod2.values=c(30,50,70))
fit1=lm(govact~negemot*sex*age+posemot+ideology,data=glbwarm)
modSummary3(fit1,rangemode=1)
fit=lm(mpg~hp*wt,data=mtcars)
modSummary3(fit)



cleanEx()
nameEx("modSummary3Table")
### * modSummary3Table

flush(stderr()); flush(stdout())

### Name: modSummary3Table
### Title: Make flextable summarizing moderation effect
### Aliases: modSummary3Table

### ** Examples

fit=lm(govact~negemot*sex+negemot*age+posemot+ideology,data=glbwarm)
modSummary3Table(fit,mod2.values=c(30,50,70))



cleanEx()
nameEx("modelsSummary")
### * modelsSummary

flush(stderr()); flush(stdout())

### Name: modelsSummary
### Title: Make Summary for Model Coefficients
### Aliases: modelsSummary

### ** Examples

fit1=lm(mpg~wt,data=mtcars)
fit2=lm(mpg~wt*hp*am,data=mtcars)
fit=list(fit1,fit2)
labels=list(Y="mpg",X="wt",W="hp",Z="am")
modelsSummary(fit,labels=labels)
labels=list(Y="withdraw",M="affect",X="estress")
covar=list(name=c("ese","sex","age"),site=list(c("M","Y"),c("M","Y"),c("M","Y")))
modelsSummary(labels=labels,covar=covar,data=estress)
labels=list(X="dysfunc",M="negtone",W="negexp",Y="perform")
moderator=list(name="negexp",site=list(c("a","b","c")))
eq=tripleEquation(labels=labels,moderator=moderator,data=teams,mode=1)
fit=eq2fit(eq,data=teams)
modelsSummary(fit,labels=labels)
labels=list(X="cond",M="pmi",Y="reaction")
modelsSummary(labels=labels,data=pmi)



cleanEx()
nameEx("modelsSummary2")
### * modelsSummary2

flush(stderr()); flush(stdout())

### Name: modelsSummary2
### Title: Make Summary for Model Coefficients
### Aliases: modelsSummary2

### ** Examples

fit1=lm(mpg~wt,data=mtcars)
fit2=lm(mpg~wt*hp*vs+am,data=mtcars)
labels=list(Y="mpg",X="wt",W="hp",Z="vs")
fit=list(fit1,fit2)
modelsSummary2(fit,labels=labels)
modelsSummary2(fit,labels=labels,prefix=c("c","b"),autoPrefix=FALSE)
modelsSummary2(fit1)



cleanEx()
nameEx("modelsSummaryTable")
### * modelsSummaryTable

flush(stderr()); flush(stdout())

### Name: modelsSummaryTable
### Title: Make Summary Table for Model Coefficients
### Aliases: modelsSummaryTable

### ** Examples




cleanEx()
nameEx("moderator2df")
### * moderator2df

flush(stderr()); flush(stdout())

### Name: moderator2df
### Title: Make data.frame from a list of moderator
### Aliases: moderator2df

### ** Examples

moderator=list(name=c("milk","hair"),matrix=list(c(1,1,0,1,0,0,0,0,0,0)
   ,c(0,0,0,0,0,0,0,1,0,0)))
moderator2df(moderator)



cleanEx()
nameEx("modmedEquation")
### * modmedEquation

flush(stderr()); flush(stdout())

### Name: modmedEquation
### Title: Make moderated mediation equation
### Aliases: modmedEquation

### ** Examples

X="X";Y="Y"
moderator=list(name=c("Z"),site=list(c("a","c")))
cat(modmedEquation(X=X,Y=Y,moderator=moderator,range=TRUE))
X="X";M="M";Y="Y"
cat(modmedEquation(X=X,M=M,Y=Y,range=TRUE))
X="X";M="M";Y="Y"
moderator=list(name=c("Z"),site=list(c("a","c")))
cat(modmedEquation(X=X,M=M,Y=Y,moderator=moderator,range=TRUE))
X="X";M="M";Y="Y";labels=NULL;range=FALSE
moderator=list(name=c("X"),site=list(c("b")))
cat(modmedEquation(X=X,M=M,Y=Y,moderator=moderator,range=FALSE))
X="X";Y="Y"
moderator=list(name=c("Z"),site=list(c("c")))
cat(modmedEquation(X=X,Y=Y,moderator=moderator,range=FALSE))
covar=list(name=c("C1","C2","C3"),label=c("ese","sex","tenure"),site=list(c("M","Y"),"Y","Y"))
cat(modmedEquation(X=X,M="M",Y=Y,moderator=moderator,range=FALSE,covar=covar))



cleanEx()
nameEx("modmedSummary")
### * modmedSummary

flush(stderr()); flush(stdout())

### Name: modmedSummary
### Title: Summarize the moderated mediation
### Aliases: modmedSummary

### ** Examples

require(lavaan)
labels=list(X="frame",M="justify",Y="donate",W="skeptic")
moderator=list(name="skeptic",site=list(c("a","c")))
model=tripleEquation(labels=labels,moderator=moderator)
cat(model)



cleanEx()
nameEx("multipleMediation")
### * multipleMediation

flush(stderr()); flush(stdout())

### Name: multipleMediation
### Title: Make Mediation Equation with multiple X or multiple Y
### Aliases: multipleMediation

### ** Examples

labels=list(X="cyl",M="am",Y="mpg")
covar=list(name=c("carb","disp"),site=list(c("M","Y"),"Y","Y"))
cat(multipleMediation(labels=labels,covar=covar,data=mtcars))
labels=list(X=c("cyl","wt"),M="am",Y="mpg")
moderator=list(name=c("vs"),site=list(c("a1","b1")))
cat(multipleMediation(labels=labels,data=mtcars))
cat(multipleMediation(labels=labels,moderator=moderator,data=mtcars))
labels=list(X="wt",M=c("cyl","am"),Y="mpg")
moderator=list(name=c("vs"),site=list(c("b1","b2")))
cat(multipleMediation(labels=labels,data=mtcars,range=FALSE))
cat(multipleMediation(labels=labels,moderator=moderator,data=mtcars,range=FALSE))
eq=multipleMediation(labels=labels,moderator=moderator,data=mtcars,range=FALSE,serial=FALSE,mode=1)
drawModel(equation=eq,labels=labels)
labels=list(X="X",M=c("M1","M2","M3"),Y="Y")
labels=list(X="X",M=c("M1","M2"),Y="Y")
cat(multipleMediation(labels=labels))
cat(multipleMediation(labels=labels,serial=TRUE))
moderator=list(name=c("W"),site=list(c("a1","b1")))
cat(multipleMediation(labels=labels,moderator=moderator,range=FALSE))
cat(multipleMediation(labels=labels,moderator=moderator,data=mtcars,range=FALSE))
cat(multipleMediation(X="am",Y="mpg",data=mtcars,moderator=moderator,covar=covar))
labels=list(X="cond",M=c("import","pmi"),Y="reaction")
cat(multipleMediation(labels=labels,data=pmi,serial=TRUE))
cat(multipleMediation(labels=labels,data=pmi,contrast=2))
cat(multipleMediation(labels=labels,data=pmi,mode=1,serial=TRUE))
labels=list(X="X",M=c("M1","M2","M3"),Y="Y")
cat(multipleMediation(labels=labels,bmatrix=c(1,1,1,1,1,1,1,1,1,1)))
labels=list(X="X",M=c("M1","M2"),Y="Y",W="W")
cat(multipleMediation(labels=labels,bmatrix=c(1,1,1,1,1,0)))
cat(multipleMediation(labels=labels,bmatrix=c(1,1,1,1,0,0)))
moderator=list(name=c("W"),matrix=list(c(1,1,0,1,0,0)))
eq=multipleMediation(labels=labels,moderator=moderator,bmatrix=c(1,1,1,1,1,1),mode=1)
drawModel(equation=eq,labels=labels,nodemode=2)
labels=list(X="X",M=c("M1","M2","M3"),Y="Y",W="W")
cat(multipleMediation(labels=labels,bmatrix=c(1,1,0,0,1,1,1,1,0,1)))
labels=list(X="X",M=c("M1","M2"),Y="Y")
cat(multipleMediation(labels=labels,serial=TRUE,mode=1))
vars=list(name=list(c("W","Z")),matrix=list(c(0,0,1,0,0,0)))
cat(multipleMediation(labels=labels,bmatrix=c(1,1,1,1,1,0),vars=vars))



cleanEx()
nameEx("parallelMatrix")
### * parallelMatrix

flush(stderr()); flush(stdout())

### Name: parallelMatrix
### Title: Make bmatrix for parallel multiple mediator model
### Aliases: parallelMatrix

### ** Examples

parallelMatrix(3)



cleanEx()
nameEx("plot.mediationBK")
### * plot.mediationBK

flush(stderr()); flush(stdout())

### Name: plot.mediationBK
### Title: S3 method for class mediationBK
### Aliases: plot.mediationBK

### ** Examples

labels=list(X="cond",M="pmi",Y="reaction")
result=mediationBK(labels=labels,data=pmi)
plot(result,type=1)
plot(result)
plot(result,type=1,whatLabel="label",arrowslabels="c",addprime=FALSE)
plot(result,whatLabel="label",arrowslabels=c("a","b","c"))



cleanEx()
nameEx("pmacroModel")
### * pmacroModel

flush(stderr()); flush(stdout())

### Name: pmacroModel
### Title: draw conceptual diagram of process macro model
### Aliases: pmacroModel

### ** Examples

pmacroModel(1)
covar=list(name=c("C1","C2"),label=c("ese","sex","tenure"),site=list("Y","Y"))
pmacroModel(1,covar=covar)
covar=list(name=c("C1","C2","C3"),label=c("ese","sex","tenure"),site=list("M",c("Mi","Y"),c("Y")))
pmacroModel(4,covar=covar)



cleanEx()
nameEx("productEq")
### * productEq

flush(stderr()); flush(stdout())

### Name: productEq
### Title: Make products of equations
### Aliases: productEq

### ** Examples

equation1=c("a1+b1*W")
equation2=c("a2+b2*W")
productEq(equation1,equation2)



cleanEx()
nameEx("qqPlot")
### * qqPlot

flush(stderr()); flush(stdout())

### Name: qqPlot
### Title: Draw quantile-quantile plot
### Aliases: qqPlot

### ** Examples

qqPlot(rnorm(200))
qqPlot(rt(200, df = 5))



cleanEx()
nameEx("r2diff")
### * r2diff

flush(stderr()); flush(stdout())

### Name: r2diff
### Title: Calculate difference of R2 and adjusted R2
### Aliases: r2diff

### ** Examples

fit=lm(mpg~wt*hp,data=mtcars)
r2diff(fit)
r2diff(fit,mode=2)



cleanEx()
nameEx("regEquation")
### * regEquation

flush(stderr()); flush(stdout())

### Name: regEquation
### Title: Make regression equation
### Aliases: regEquation

### ** Examples

X="X";M=NULL;Y="Y"; moderator=list(name="W",site=list("c"))
regEquation(X,M,Y,moderator)
M=c("M1","M2")
regEquation(X,M,Y,moderator,secondIndirect=TRUE)
covar=list(name=c("C1","C2","C3"),label=c("ese","sex","tenure"),site=list(c("M1","Y"),"Y","Y"))
regEquation(X,M,Y,moderator,covar=covar)
covar=list(name=c("ese","sex","tenure"),site=list(c("M","Y"),c("M","Y"),c("M","Y")))
regEquation(X="estress",M="affect",Y="withdraw",covar=covar)



cleanEx()
nameEx("seekNameVars")
### * seekNameVars

flush(stderr()); flush(stdout())

### Name: seekNameVars
### Title: select names of variables from list var
### Aliases: seekNameVars

### ** Examples

vars=list(name=list(c("W","Z"),c("V","Q")),site=list(c("a","c"),c("b","c")))
vars=list(name=list(c("W","Z")),site=list(c("a","c")))
seekNameVars(vars,"a")
seekNameVars(vars,"b")
seekNameVars(vars,"c")



cleanEx()
nameEx("seekVar")
### * seekVar

flush(stderr()); flush(stdout())

### Name: seekVar
### Title: Seek var form covariates
### Aliases: seekVar

### ** Examples

covar=list(name=c("C1","C2","C3"),label=c("ese","sex","tenure"),site=list(c("M","Y"),"Y","Y"))
var="Y"
seekVar(covar,var,prefix="h")



cleanEx()
nameEx("separateEq")
### * separateEq

flush(stderr()); flush(stdout())

### Name: separateEq
### Title: Separate equation
### Aliases: separateEq

### ** Examples

equation="( a1 + b1 * W )"
separateEq(equation)



cleanEx()
nameEx("statisticalDiagram")
### * statisticalDiagram

flush(stderr()); flush(stdout())

### Name: statisticalDiagram
### Title: Draw statistical diagram
### Aliases: statisticalDiagram

### ** Examples

statisticalDiagram(no=1)
covar=list(name=c("posemot","ideology","sex"),site=list(c("Y"),c("Y"),c("Y")))
statisticalDiagram(no=1,covar=covar)
covar=list(name=c("posemot","ideology","sex"),site=list(c("M","Y"),c("Mi","Y"),c("Mi","Y")))
covar=list(name=c("C1","C2"),site=list(c("M","Y"),"Y"))
statisticalDiagram(no=4,covar=covar)
statisticalDiagram(no=8,covar=covar)
labels=list(X="wintense",Mi="cogapp",Y="emotion")
nodeslabels=list(X="Work\nIntensity",Mi="Cognitive\nAppraisal",Y="Emotional\nExhaustion")
statisticalDiagram(4,labels=labels)
statisticalDiagram(4,labels=nodeslabels)
statisticalDiagram(4,labels=labels,nodeslabels=nodeslabels)
labels=list(X="GDP\nper inhabitant",M="Illiteracy Rate",Y="Mean Life\nExpectation")
statisticalDiagram(4,labels=labels)
statisticalDiagram(4,labels=labels,arrowslabels=c("e","f","g"),whatLabel="label")



cleanEx()
nameEx("str_detect2")
### * str_detect2

flush(stderr()); flush(stdout())

### Name: str_detect2
### Title: Extension of str_detect to list
### Aliases: str_detect2

### ** Examples

site=list(c("a","c"),c("a","b","c"))
str_detect2(site,"b")



cleanEx()
nameEx("treatInteraction")
### * treatInteraction

flush(stderr()); flush(stdout())

### Name: treatInteraction
### Title: unfold interaction
### Aliases: treatInteraction

### ** Examples

var="X*M"
treatInteraction(var)
var="X*M*W"
treatInteraction(var)



cleanEx()
nameEx("treatModerator")
### * treatModerator

flush(stderr()); flush(stdout())

### Name: treatModerator
### Title: Treat moderator name with mean value
### Aliases: treatModerator

### ** Examples

ind="(a1+a4*sex+a5*age)*(b1)"
moderatorNames=c("age","sex")
treatModerator(ind,moderatorNames)
ind="c1+c3*hp"
moderatorNames="hp"
treatModerator(ind,moderatorNames)



cleanEx()
nameEx("tripleEquation")
### * tripleEquation

flush(stderr()); flush(stdout())

### Name: tripleEquation
### Title: Make equation with triple interaction
### Aliases: tripleEquation

### ** Examples

X="negemot";M="ideology";Y="govact";suffix=0
cat(tripleEquation(X=X,M=M,Y=Y))
vars=list(name=list(c("sex","age")),site=list(c("a","c")))
vars=list(name=list(c("W","Z"),c("V","Q")),site=list(c("a","b","c"),c("a","b","c")))
X="negemot";Y="govact";suffix=0
moderator=list(name=c("W"),site=list(c("b","c")))
cat(tripleEquation(X=X,Y=Y,moderator=moderator))
covar=list(name=c("C1","C2","C3"),site=list(c("M","Y"),c("Mi","Y"),"Y"))
labels=list(X="negemot",M="ideology",Y="govact")
cat(tripleEquation(labels=labels,moderator=moderator,covar=covar))
cat(tripleEquation(X=X,M=M,Y=Y,moderator=moderator,covar=covar,mode=1))
cat(tripleEquation(X=X,M=M,Y=Y,vars=vars))
cat(tripleEquation(X=X,M=M,Y=Y,vars=vars,moderator=moderator,covar=covar))
cat(tripleEquation(X=X,M=M,Y=Y,vars=vars,mode=1))
cat(tripleEquation(X=X,M=M,Y=Y,vars=vars,covar=covar,mode=1))
X="negemot";Y="govact";suffix=0
vars=list(name=list(c("sex","age")),site=list(c("c")))
cat(tripleEquation(X=X,Y=Y,vars=vars))



cleanEx()
nameEx("tripleInteraction")
### * tripleInteraction

flush(stderr()); flush(stdout())

### Name: tripleInteraction
### Title: Make triple interaction equation
### Aliases: tripleInteraction

### ** Examples

vars=c("negemot","sex","age")
tripleInteraction(vars)
tripleInteraction(vars,mode=1)



cleanEx()
nameEx("unfold")
### * unfold

flush(stderr()); flush(stdout())

### Name: unfold
### Title: Unfold equations
### Aliases: unfold

### ** Examples

string=c("(a1+b1*W)*(a2+b2*W)*(a3+b3*W)","a1+b1*W")
unfold(string)



cleanEx()
nameEx("vars2df")
### * vars2df

flush(stderr()); flush(stdout())

### Name: vars2df
### Title: Make data.frame from a list of vars
### Aliases: vars2df

### ** Examples

vars=list(name=list(c("tenure","age")),site=list(c("a","b")))
vars2df(vars)
vars=list(name=list(c("milk","hair")),matrix=list(c(1,0,0,0,0,0,1,0,0,0)),pos=5)
vars2df(vars)



cleanEx()
nameEx("ztable.compareMC")
### * ztable.compareMC

flush(stderr()); flush(stdout())

### Name: ztable.compareMC
### Title: S3 method for class compareMC
### Aliases: ztable.compareMC

### ** Examples




### * <FOOTER>
###
cleanEx()
options(digits = 7L)
base::cat("Time elapsed: ", proc.time() - base::get("ptime", pos = 'CheckExEnv'),"\n")
grDevices::dev.off()
###
### Local variables: ***
### mode: outline-minor ***
### outline-regexp: "\\(> \\)?### [*]+" ***
### End: ***
quit('no')
